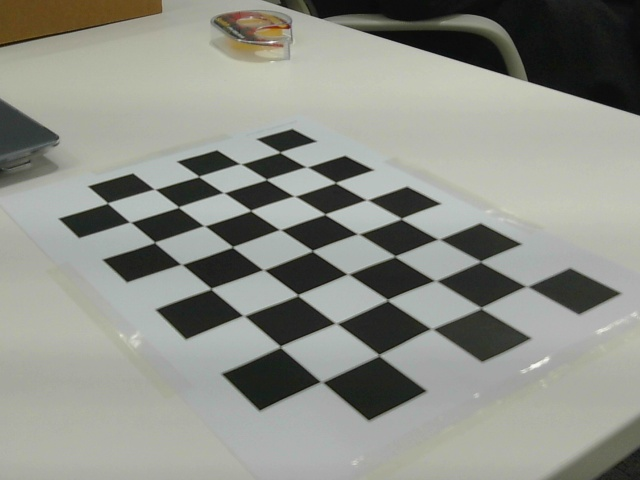
#> input picture calibration/calib_imgs/img0.jpg, 640 x 480 px; its folder holds 4 pictures in this run
$ python 02_calibrate.py
#> lines starting #> are read from the running program, lines starting #| are printed output that depends on the picture
import cv2
import numpy as np
import glob

# ==========================================
# [최종 설정] 사각형 9x6개 기준
# ------------------------------------------
# OpenCV는 교차점 수를 세므로 1씩 뺍니다.
CHECKERBOARD = (8, 5)

# 한 칸의 실제 크기 (3cm = 30.0mm)
SQUARE_SIZE = 30.0
# ==========================================

# 3D 점 좌표 생성
# (8 * 5)개의 점을 준비
objp = np.zeros((CHECKERBOARD[0] * CHECKERBOARD[1], 3), np.float32)
objp[:, :2] = np.mgrid[0:CHECKERBOARD[0], 0:CHECKERBOARD[1]].T.reshape(-1, 2)
objp = objp * SQUARE_SIZE

objpoints = [] # 3D points
imgpoints = [] # 2D points

images = glob.glob('calib_imgs/*.jpg')

print(f"총 {len(images)}장의 이미지를 분석합니다... (설정: 8x5 교차점, 30mm)")

success_count = 0

for fname in images:
    img = cv2.imread(fname)
#> img is the input picture: shape (480, 640, 3); mean B, G, R 136, 143.8, 141.8
    gray = cv2.cvtColor(img, cv2.COLOR_BGR2GRAY)
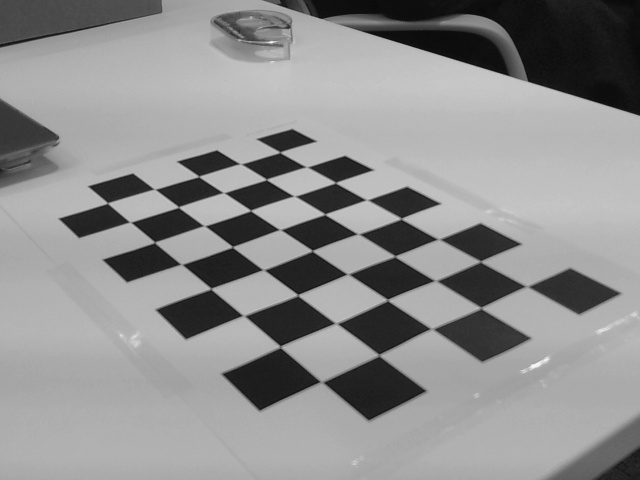
#> gray: shape (480, 640); min 9, max 249, mean 142.3

    # 체스보드 코너 찾기
    ret, corners = cv2.findChessboardCorners(gray, CHECKERBOARD, None)
#> ret = True; corners = 40 rows, first 8: [277.7, 152.3], [306.6, 167], [333.7, 182.6], [366.8, 199.6], [403.3, 218.5], [439.7, 238.1], [480.5, 261.5], [522, 286]

    if ret == True:
        print(f"✅ 성공: {fname}")
        objpoints.append(objp)

        # 코너 정밀 보정
        corners2 = cv2.cornerSubPix(gray, corners, (11,11), (-1,-1),
                                    (cv2.TERM_CRITERIA_EPS + cv2.TERM_CRITERIA_MAX_ITER, 30, 0.001))
#> corners2 = 40 rows, first 8: [279.9, 152.2], [306.5, 166.9], [335.6, 182.6], [366.7, 199.8], [401.2, 218.6], [438.5, 239.2], [480.4, 261.4], [526.5, 286.4]
#> pass 3 of the loop `for fname in images:`:
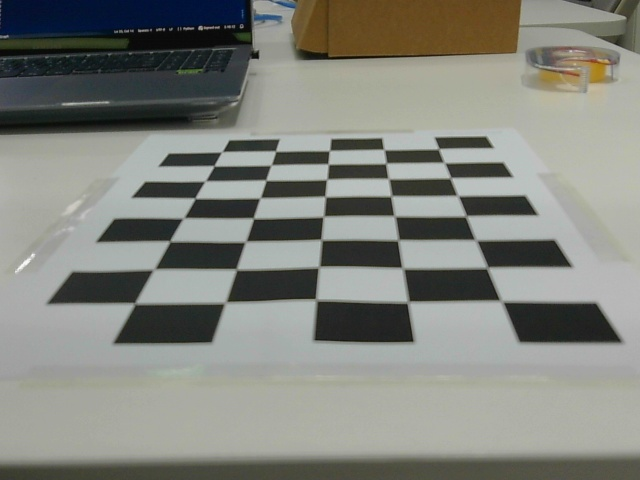
#> input picture calibration/calib_imgs/img10.jpg, 640 x 480 px
#> img is the input picture: shape (480, 640, 3); mean B, G, R 124.7, 131.6, 129.7
#> `gray = cv2.cvtColor(img, cv2.COLOR_BGR2GRAY)`:
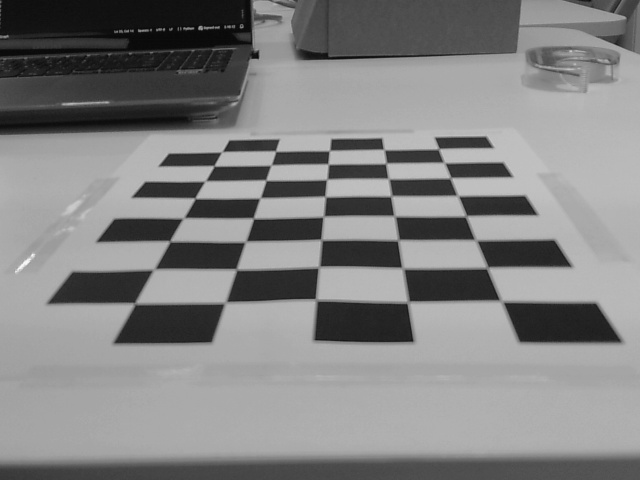
#> gray: shape (480, 640); min 5, max 249, mean 130.2
#> ret = True; corners = 40 rows, first 8: [436.8, 148.5], [443.6, 163], [450.5, 177.9], [458.6, 194.7], [466, 216], [474, 241.2], [487, 267.5], [502.7, 299.5]
#> corners2 = 40 rows, first 8: [437.2, 145.1], [444.2, 162.7], [450.5, 177.8], [457.7, 195.6], [466, 216], [475.6, 240], [487.2, 267.6], [501.3, 301]
#> the loop made 4 passes; the first 3 are shown
        imgpoints.append(corners2)
        success_count += 1
    else:
        # 혹시 종이가 세로로 찍혔을 수도 있으니 (5, 8)로도 한번 시도해봄
        ret_rev, corners_rev = cv2.findChessboardCorners(gray, (CHECKERBOARD[1], CHECKERBOARD[0]), None)
        if ret_rev == True:
            print(f"✅ 성공 (회전됨): {fname}")
            # 회전된 패턴에 맞게 objp 재생성 필요하지만, 보통 가로세로 돌려가며 찍으므로
            # 일단 주 패턴(8,5)만 통과시켜도 결과는 나옵니다.
            # 여기서는 엄격하게 (8,5)만 수집합니다.
        else:
            print(f"❌ 실패: {fname}")

if success_count > 0:
    print(f"\n🎉 {success_count}장의 사진으로 계산을 시작합니다!")
    ret, mtx, dist, rvecs, tvecs = cv2.calibrateCamera(objpoints, imgpoints, gray.shape[::-1], None, None)

    print("\n\n======== [이걸 복사해서 DockingAI에 붙여넣으세요] ========")
    print("1. Camera Matrix (self.camera_matrix):")
    print("-" * 30)
    print(f"np.array([\n    [{mtx[0][0]:.5f}, {mtx[0][1]:.5f}, {mtx[0][2]:.5f}],\n    [{mtx[1][0]:.5f}, {mtx[1][1]:.5f}, {mtx[1][2]:.5f}],\n    [{mtx[2][0]:.5f}, {mtx[2][1]:.5f}, {mtx[2][2]:.5f}]\n], dtype=np.float32)")
    print("-" * 30)

    print("\n2. Distortion Coeffs (self.dist_coeffs):")
    print("-" * 30)
    print(f"np.array([\n    [{dist[0][0]:.5f}, {dist[0][1]:.5f}, {dist[0][2]:.5f}, {dist[0][3]:.5f}, {dist[0][4]:.5f}]\n], dtype=np.float32)")
    print("-" * 30)

    # 오차율 확인
    mean_error = 0
    for i in range(len(objpoints)):
        imgpoints2, _ = cv2.projectPoints(objpoints[i], rvecs[i], tvecs[i], mtx, dist)
        error = cv2.norm(imgpoints[i], imgpoints2, cv2.NORM_L2)/len(imgpoints2)
        mean_error += error
    print(f"\n평균 오차(Error): {mean_error/len(objpoints):.5f}")

else:
    print("\n🚨 여전히 실패한다면 다음을 확인하세요:")
    print("1. 사진에 체스보드 테두리 여백(흰색 공간)이 충분히 있나요?")
    print("2. 체스보드가 너무 멀리 있거나 흐릿하지 않나요?")
